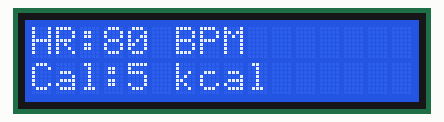
A sketch run on a simulated ESP32. Shown: 16×2 character LCD. WiFi joins after 1.5 s; servers stay silent unless stated; uploads are accepted with an empty reply; what the sketch prints to the serial monitor is not drawn.

Above: at 1.8 s.
At 6.1 s:
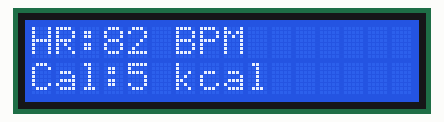
At 10.3 s:
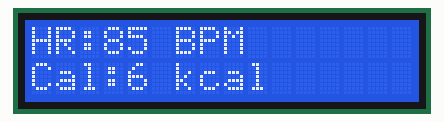
At 14.5 s:
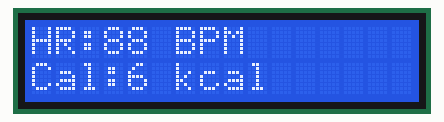
At 23.0 s:
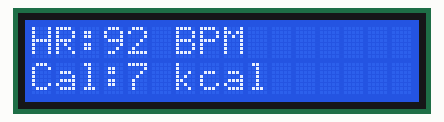
At 31.4 s:
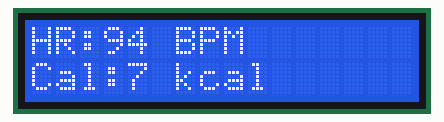

Measured:
- what the display in image 0 shows lasts 4.2 s, from 1.8 s to 6.0 s

The sketch:

esp32.ino
```cpp
#include <WiFi.h>
#include <HTTPClient.h>
#include <Wire.h>
#include <LiquidCrystal_I2C.h>
const char* ssid = "Wokwi-GUEST";
const char* password = "";
String serverName = "https://httpbin.org/post"; // Futuro endpoint do node-red

float t = 0;
int heartRate;
int calorias;
#define SCREEN_WIDTH 16
#define SCREEN_HEIGHT 2

LiquidCrystal_I2C lcd(0x27, SCREEN_WIDTH, SCREEN_HEIGHT);


void setup() {
  Serial.begin(115200);
  WiFi.begin(ssid, password);

  while (WiFi.status() != WL_CONNECTED) {
    delay(500);
    Serial.print(".");
  }
  Serial.println("\nConectado ao WiFi!");
  lcd.init();
  lcd.backlight();
  lcd.clear();
}

void loop() {
  // Simula BPM
  heartRate = 80 + 15 * sin(t);
  t += 0.2;

  // Calorias simples
  calorias = 5 + (heartRate - 80) / 5;

  // Enviar para Node-RED
  if (WiFi.status() == WL_CONNECTED) {
    HTTPClient http;
    http.begin(serverName);
    http.addHeader("Content-Type", "application/json");

    String json = "{\"heartRate\":" + String(heartRate) + ",\"calorias\":" + String(calorias) + "}";
    int code = http.POST(json);

    Serial.println("Enviado, resposta: " + String(code));
    http.end();
      lcd.clear();
      lcd.setCursor(0, 0);
      lcd.print("HR:" + String(heartRate) + " BPM");
      lcd.setCursor(0, 1);
      lcd.print("Cal:" + String(calorias) + " kcal");

  delay(2000);
  }

  delay(2000);
}
```
